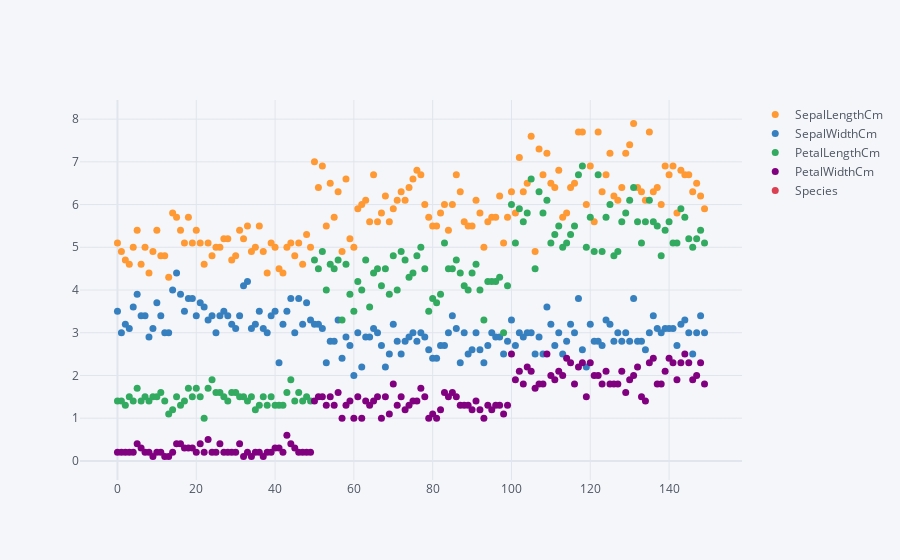

Source (notebook cell):
### Code cell
df.iplot(kind="scatter",mode="markers", size=7)

### Figure 1 — Plotly figure (JSON) as saved in the notebook; plotly's stock layout.template omitted (floating-point values rounded to 4 significant figures; data arrays with more than 128 entries replaced by an {"elided": "..."} marker saying what was removed)
{"data": [{"line": {"color": "rgba(255, 153, 51, 1.0)", "dash": "solid", "shape": "linear", "width": 1.3}, "marker": {"size": 7, "symbol": "circle"}, "mode": "markers", "name": "SepalLengthCm", "text": "", "type": "scatter", "x": {"elided": "150 int values"}, "y": {"elided": "150 float values"}}, {"line": {"color": "rgba(55, 128, 191, 1.0)", "dash": "solid", "shape": "linear", "width": 1.3}, "marker": {"size": 7, "symbol": "circle"}, "mode": "markers", "name": "SepalWidthCm", "text": "", "type": "scatter", "x": {"elided": "150 int values"}, "y": {"elided": "150 float values"}}, {"line": {"color": "rgba(50, 171, 96, 1.0)", "dash": "solid", "shape": "linear", "width": 1.3}, "marker": {"size": 7, "symbol": "circle"}, "mode": "markers", "name": "PetalLengthCm", "text": "", "type": "scatter", "x": {"elided": "150 int values"}, "y": {"elided": "150 float values"}}, {"line": {"color": "rgba(128, 0, 128, 1.0)", "dash": "solid", "shape": "linear", "width": 1.3}, "marker": {"size": 7, "symbol": "circle"}, "mode": "markers", "name": "PetalWidthCm", "text": "", "type": "scatter", "x": {"elided": "150 int values"}, "y": {"elided": "150 float values"}}, {"line": {"color": "rgba(219, 64, 82, 1.0)", "dash": "solid", "shape": "linear", "width": 1.3}, "marker": {"size": 7, "symbol": "circle"}, "mode": "markers", "name": "Species", "text": "", "type": "scatter", "x": {"elided": "150 int values"}, "y": {"elided": "150 str values"}}], "layout": {"legend": {"bgcolor": "#F5F6F9", "font": {"color": "#4D5663"}}, "paper_bgcolor": "#F5F6F9", "plot_bgcolor": "#F5F6F9", "title": {"font": {"color": "#4D5663"}}, "xaxis": {"gridcolor": "#E1E5ED", "showgrid": true, "tickfont": {"color": "#4D5663"}, "title": {"font": {"color": "#4D5663"}, "text": ""}, "zerolinecolor": "#E1E5ED"}, "yaxis": {"gridcolor": "#E1E5ED", "showgrid": true, "tickfont": {"color": "#4D5663"}, "title": {"font": {"color": "#4D5663"}, "text": ""}, "zerolinecolor": "#E1E5ED"}}}
